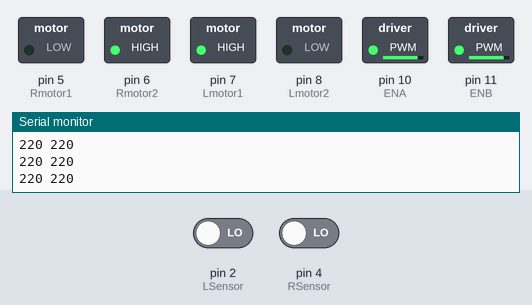
Bench run of a sketch on a simulated Arduino Uno, built with avr-gcc and run on an emulated ATmega328P. Shown: switched loads named in the sketch (green lamp = pin HIGH), the last lines printed to the serial monitor. The inputs (shaded band) are chosen by the test bench; at power-on: pin 2 (LSensor) LOW, pin 4 (RSensor) LOW.

Above: at 1.2 s.
1.3 s: pin 2 (LSensor) driven HIGH
At 2.1 s:
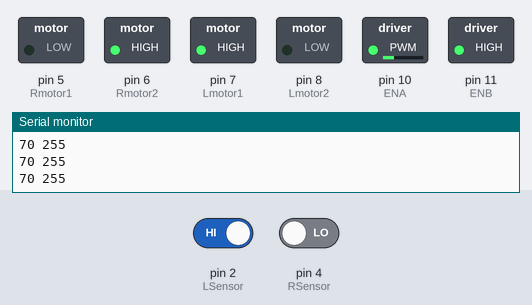
2.8 s: pin 2 (LSensor) driven LOW
At 3.1 s:
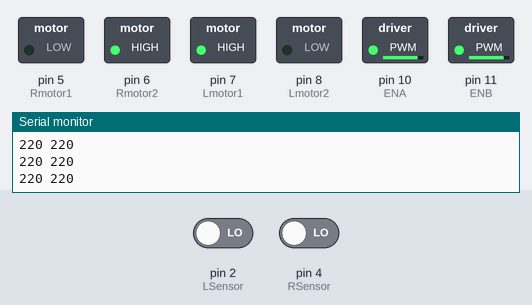
4.3 s: pin 4 (RSensor) driven HIGH
At 5.4 s:
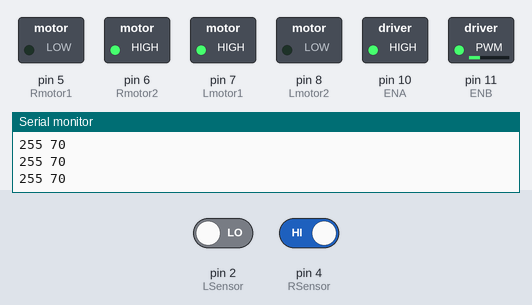
5.8 s: pin 4 (RSensor) driven LOW
At 6.4 s:
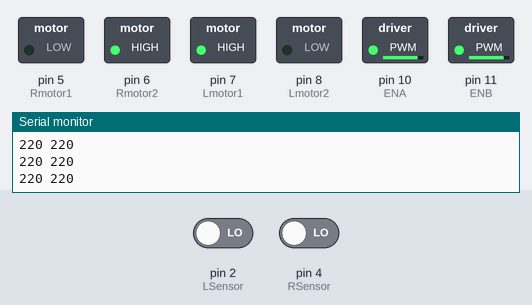
Timing chart, 0 to 8.8 s (numbered marks = the images above; inputs shaded):
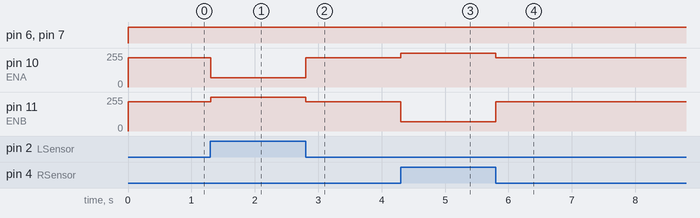

Measured:
- after the input at 1.3 s, pin 10 (ENA): 220/255 → 70/255 at once; pin 11 (ENB): 220/255 → 255/255 at once
- after the input at 2.8 s, pin 10 (ENA): 70/255 → 220/255 at once; pin 11 (ENB): 255/255 → 220/255 at once
- after the input at 4.3 s, pin 10 (ENA): 220/255 → 255/255 at once; pin 11 (ENB): 220/255 → 70/255 at once
- after the input at 5.8 s, pin 10 (ENA): 255/255 → 220/255 at once; pin 11 (ENB): 70/255 → 220/255 at once

The sketch:

Finalcode.ino
```cpp
float kp = 150;
float ki = 0.5;
float kd = 0.5;


int maxSpeed = 255;
int error = 0;
int p , i , d , ePrime = 0;

int LSensor = 2;
int RSensor = 4;
int Lmotor1 = 7;
int Lmotor2 = 8;
int Rmotor1 = 5;
int Rmotor2 = 6;
int ENA = 10;
int ENB = 11;


void setup(){
  Serial.begin(9600);
  pinMode(Lmotor1 , OUTPUT);
  pinMode(Rmotor1 , OUTPUT);
  pinMode(Lmotor2 , OUTPUT);
  pinMode(Rmotor2 , OUTPUT);
  pinMode(ENA , OUTPUT);
  pinMode(ENB , OUTPUT);
  pinMode(LSensor ,INPUT);
  pinMode(RSensor ,INPUT);

}

void PID(){

    p = error;
    i = i + error;
    d = d - ePrime;
    ePrime = error;
    int pidValue = p * kp + ki * i + kd * d;
    int baseSpeed = 220;
    int leftmotorSpeed = baseSpeed + pidValue; // assumption : e > 0 => trun right
    int rightmotorSpeed = baseSpeed - pidValue;

    // speed limitation
    if (leftmotorSpeed > maxSpeed){
      leftmotorSpeed = maxSpeed;
    }

    if (rightmotorSpeed > maxSpeed){
      rightmotorSpeed = maxSpeed;
    }

    if (leftmotorSpeed < 0){
      leftmotorSpeed = 0;
    }

    if (rightmotorSpeed < 0){
      rightmotorSpeed = 0;
    }
  analogWrite(ENA , leftmotorSpeed);
  analogWrite(ENB , rightmotorSpeed);

  Serial.print(leftmotorSpeed);
  Serial.print(" ");

  Serial.println(rightmotorSpeed);


  //Serial.println(pidValue);


  //Serial.println(p);


  //Serial.println(i);


  //Serial.println(d);


}

void loop(){
  forward();
  PID();


  if (digitalRead(2) == 1 and digitalRead(4) == 0){
    error = -1;

  }

  else if (digitalRead(2) == 0 and digitalRead(4) == 0){
    error = 0;

  }

  else if (digitalRead(2) == 0 and digitalRead(4) == 1){
    error = 1;

  }
}

void forward(){
  digitalWrite(Lmotor1 , HIGH);
  digitalWrite(Lmotor2 , LOW);
  digitalWrite(Rmotor1 , LOW);
  digitalWrite(Rmotor2 , HIGH);
}
```
